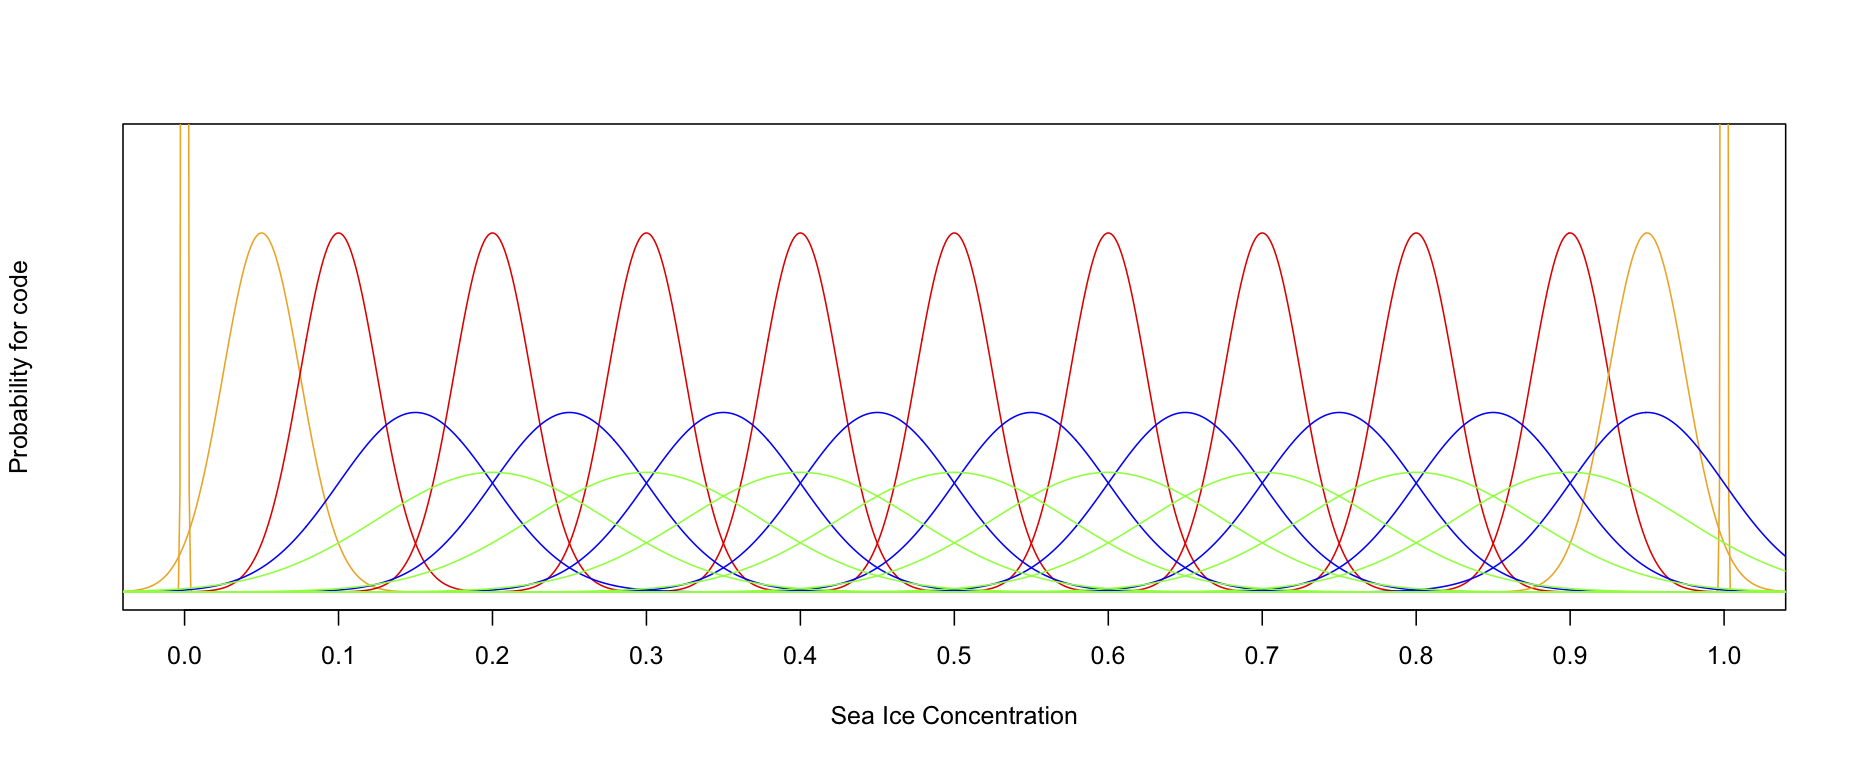

Write R code to recreate this figure.
concentrationCodes = read.csv("concentrationCodes.csv",as.is=T)
plot(x=c(), xlim=c(0,1),ylim=c(0,20),xaxp=c(0,1,10),yaxt="n",
     xlab="Sea Ice Concentration", ylab="Probability for code")
for (i in rownames(concentrationCodes)) {
  lines(concentrationCodes[i,"Mean"]+xx,
        dnorm(xx,0,concentrationCodes[i,"StdDev"]),
        col=concentrationCodes[i,"Color"])
}
